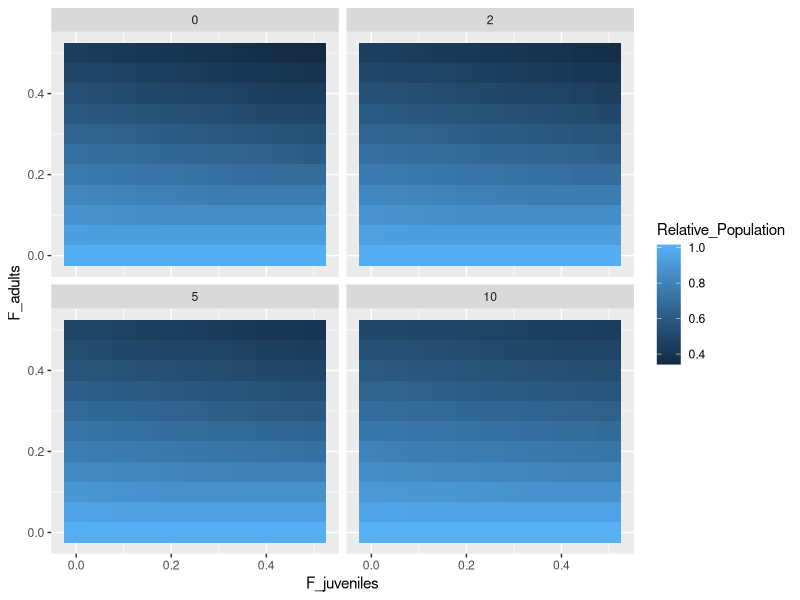
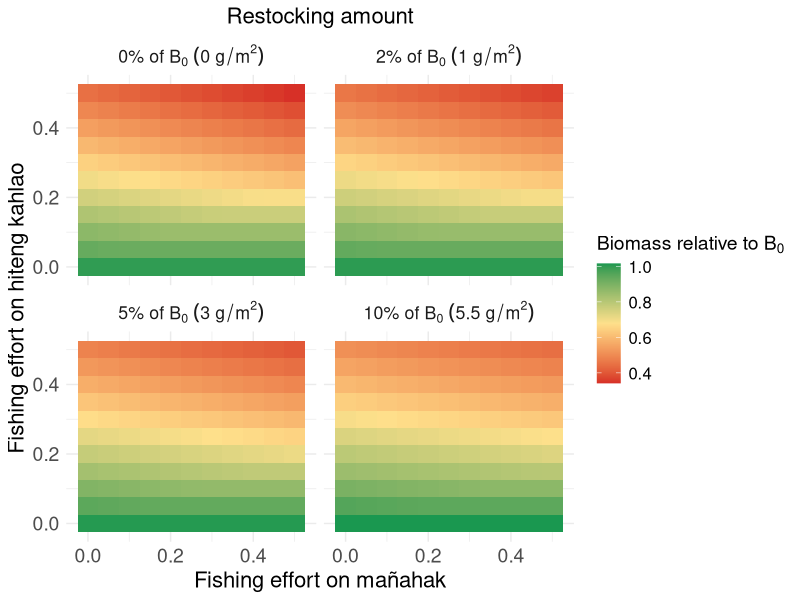
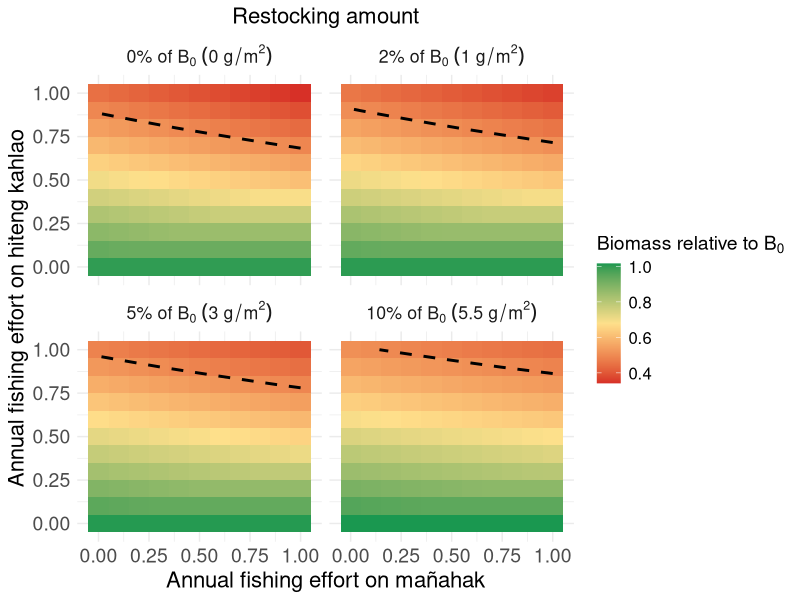

Here is the R script that generated these plots, in order:
library(tidyverse)
library(viridis)

# Parameters
#juvenile_survival_rate <- 1 - ((0.429 * 2) / 2)
#subadult_survival_rate <- 1 - ((0.429 * 1.5) / 2)
#adult_survival_rate <- 1 - (0.429 / 2)
#mortality
juvenile_mortality <- 0.9 / 2
subadult_mortality <- 0.54 / 2
adult_mortality <- 0.33 / 2
juvenile_survival_rate <- 1 - juvenile_mortality
subadult_survival_rate <- 1 - subadult_mortality
adult_survival_rate <-  1 - adult_mortality

juvenile_to_subadult_rate <- 1
subadult_to_adult_rate <- 0.5

reproduction_rate <- 2
reproduction_rate_2 <- 1.5

carrying_capacity <- 68
time_steps <- 200

# Parameter ranges
fishing_effort_values <- seq(0, 0.5, by = 0.05)
restocking_values <- c(0, 1, 3, 5.5) # Restocking scenarios

#Current fishing for burn in
F_current_instantaneous <- 0.09 
F_current_discrete <- (1 - exp(-F_current_instantaneous)) / 2
F_current_discrete

F_current_discrete_juv <- 0.01









run_simulation <- function(F_adults, F_juveniles, restocked_juveniles, burn_in_time = 100) {
  juvenile_population <- 10
  subadult_population <- 10
  adult_population <- 10
  
  # Store population over time
  population_over_time <- numeric(time_steps)
  restocked_dagge_values <- numeric(time_steps)  # To store restocked dagge values
  
  for (t in 1:time_steps) {
    if (t <= burn_in_time) {
      # Burn-in period with zero fishing and zero restocking
      # Try burn in with "current" fishing
      F_adults_current <- F_current_discrete #0
      F_juveniles_current <- F_current_discrete_juv #0
      restocking <- 0
    } else {
      # Post burn-in period with specified fishing and restocking
      F_adults_current <- F_adults
      F_juveniles_current <- F_juveniles
      restocking <- restocked_juveniles
    }
    
    if (t %% 2 == 0) {
      current_reproduction_rate <- reproduction_rate
    } else {
      current_reproduction_rate <- reproduction_rate_2
    }
    
    total_population <- juvenile_population + subadult_population + adult_population
    new_juveniles <- adult_population * current_reproduction_rate * (1 - total_population / carrying_capacity)
    surviving_juveniles <- juvenile_population * juvenile_survival_rate * (1 - F_juveniles_current)
    new_subadults <- juvenile_population * juvenile_to_subadult_rate
    surviving_subadults <- subadult_population * subadult_survival_rate
    new_adults <- subadult_population * subadult_to_adult_rate
    surviving_adults <- adult_population * adult_survival_rate * (1 - F_adults_current)
    
    if (t %% 2 == 0) {
      juvenile_population <- max(0, new_juveniles + surviving_juveniles - new_subadults - restocking)
      restocked_dagge <- restocking + (2.35 * (1 - restocking / carrying_capacity))
      
      restocked_dagge_values[t] <- restocked_dagge  # Store restocked dagge value
      subadult_population <- max(0, new_subadults + surviving_subadults - new_adults + restocked_dagge)
    } else {
      juvenile_population <- max(0, new_juveniles + surviving_juveniles - new_subadults)
      subadult_population <- max(0, new_subadults + surviving_subadults - new_adults)
    }
    
    adult_population <- max(0, new_adults + surviving_adults)
    
    # Store total population at each timestep
    total_population <- juvenile_population + subadult_population + adult_population
    population_over_time[t] <- total_population 

  }
  
  # Calculate the average restocked dagge for the last 20 timesteps
  # Return the average of the last 20 timesteps and the average restocked dagge
  return(list(
    avg_population_last_20 = mean(population_over_time[(time_steps - 19):time_steps]),
    avg_restocked_dagge_last_20 = mean(restocked_dagge_values[(time_steps - 19):time_steps])
  ))
}











# Sensitivity analysis loop with burn-in period
all_results <- data.frame()

for (restocked_juveniles in restocking_values) {
  # Create a dataframe to store results for this restocking value
  sensitivity_results <- expand.grid(
    F_adults = fishing_effort_values,
    F_juveniles = fishing_effort_values
  ) %>%
    mutate(
      Avg_Total_Population = 0,
      Avg_Restocked_Dagge = 0  # New column for average restocked dagge
    )
  
  # Reference population with zero fishing effort
  reference_population <- run_simulation(
    F_adults = 0,
    F_juveniles = 0,
    restocked_juveniles = 0,
    burn_in_time = 100
  )
  
  # Sensitivity analysis loop
  for (i in seq_len(nrow(sensitivity_results))) {
    sim_result <- run_simulation(
      F_adults = sensitivity_results$F_adults[i],
      F_juveniles = sensitivity_results$F_juveniles[i],
      restocked_juveniles = restocked_juveniles,
      burn_in_time = 100
    )
    
    sensitivity_results$Avg_Total_Population[i] <- sim_result$avg_population_last_20
    sensitivity_results$Avg_Restocked_Dagge[i] <- sim_result$avg_restocked_dagge_last_20*2  #times 2 because it averages it with 0 in the 6 months when there is no restocking
  }
  
  # Normalize by the reference population and calculate restocking as a percentage
  sensitivity_results <- sensitivity_results %>%
    mutate(
      Relative_Population = Avg_Total_Population / reference_population$avg_population_last_20,
      Restocking_Percent = round((restocked_juveniles / reference_population$avg_population_last_20) * 100, 0) # Convert to percentage
    )
  
  # Combine results for all restocking values
  all_results <- bind_rows(all_results, sensitivity_results)
}

ggplot(all_results, aes(x = F_juveniles, y = F_adults, fill = Relative_Population)) +
  geom_tile() +
  facet_wrap(~Restocking_Percent)


# Set Restocking_Percent as a factor with the desired order
#all_results$Restocking_Percent <- factor(all_results$Restocking_Percent, 
 #                                        levels = c(0, 2, 5, 10))

# Create labels with the correct expressions for each Restocking_Percent
all_results$Restocking_Label <- dplyr::case_when(
  all_results$Restocking_Percent == 0 ~ "0*'%'~of~B[0]~(0~g/m^2)",
  all_results$Restocking_Percent == 2 ~ "2*'%'~of~B[0]~(1~g/m^2)",
  all_results$Restocking_Percent == 5 ~ "5*'%'~of~B[0]~(3~g/m^2)",
  all_results$Restocking_Percent == 10 ~ "10*'%'~of~B[0]~(5.5~g/m^2)"
)

# Convert Restocking_Label to a factor and ensure its order aligns with Restocking_Percent
all_results$Restocking_Label <- factor(all_results$Restocking_Label,
                                       levels = c("0*'%'~of~B[0]~(0~g/m^2)", 
                                                  "2*'%'~of~B[0]~(1~g/m^2)", 
                                                  "5*'%'~of~B[0]~(3~g/m^2)",
                                                  "10*'%'~of~B[0]~(5.5~g/m^2)"))




ggplot(all_results, aes(x = F_juveniles, y = F_adults, fill = Relative_Population)) +
  geom_tile() +
  facet_wrap(~Restocking_Label, labeller = label_parsed) +
  scale_fill_gradientn(
    colors = c("#d73027", "#fee08b", "#1a9850"),
    name = bquote("Biomass relative to"~B[0])
  ) +
  labs(
    x = "Fishing effort on mañahak",
    y = "Fishing effort on hiteng kahlao",
    title = "Restocking amount"
  ) +
  theme_minimal() +
  theme(
    text = element_text(size = 16),
    plot.title = element_text(size = 16, hjust = 0.5),
    axis.title = element_text(size = 16),
    axis.text = element_text(size = 14),
    legend.title = element_text(size = 14),
    legend.text = element_text(size = 12)
  )






##Trying to highlight areas where B0 >= 0.5

figure3<- ggplot(all_results, aes(x = F_juveniles*2, y = F_adults*2, fill = Relative_Population)) +
  geom_tile() +
  geom_contour(
    aes(z = Relative_Population), 
    breaks = 0.5, 
    color = "black", 
    linetype = "dashed", 
    linewidth = 1
  ) +
  facet_wrap(~Restocking_Label, labeller = label_parsed) +
  scale_fill_gradientn(
    colors = c("#d73027", "#fee08b", "#1a9850"),
    name = bquote("Biomass relative to"~B[0])
  ) +
  labs(
    x = "Annual fishing effort on mañahak",
    y = "Annual fishing effort on hiteng kahlao",
    title = "Restocking amount"
  ) +
  theme_minimal() +
  theme(
    text = element_text(size = 16),
    plot.title = element_text(size = 16, hjust = 0.5),
    axis.title = element_text(size = 16),
    axis.text = element_text(size = 14),
    legend.title = element_text(size = 14),
    legend.text = element_text(size = 12)
  )

ggsave("~/Desktop/rabbitfish_figure3.png", figure3, width=8, height=8, bg="transparent")

